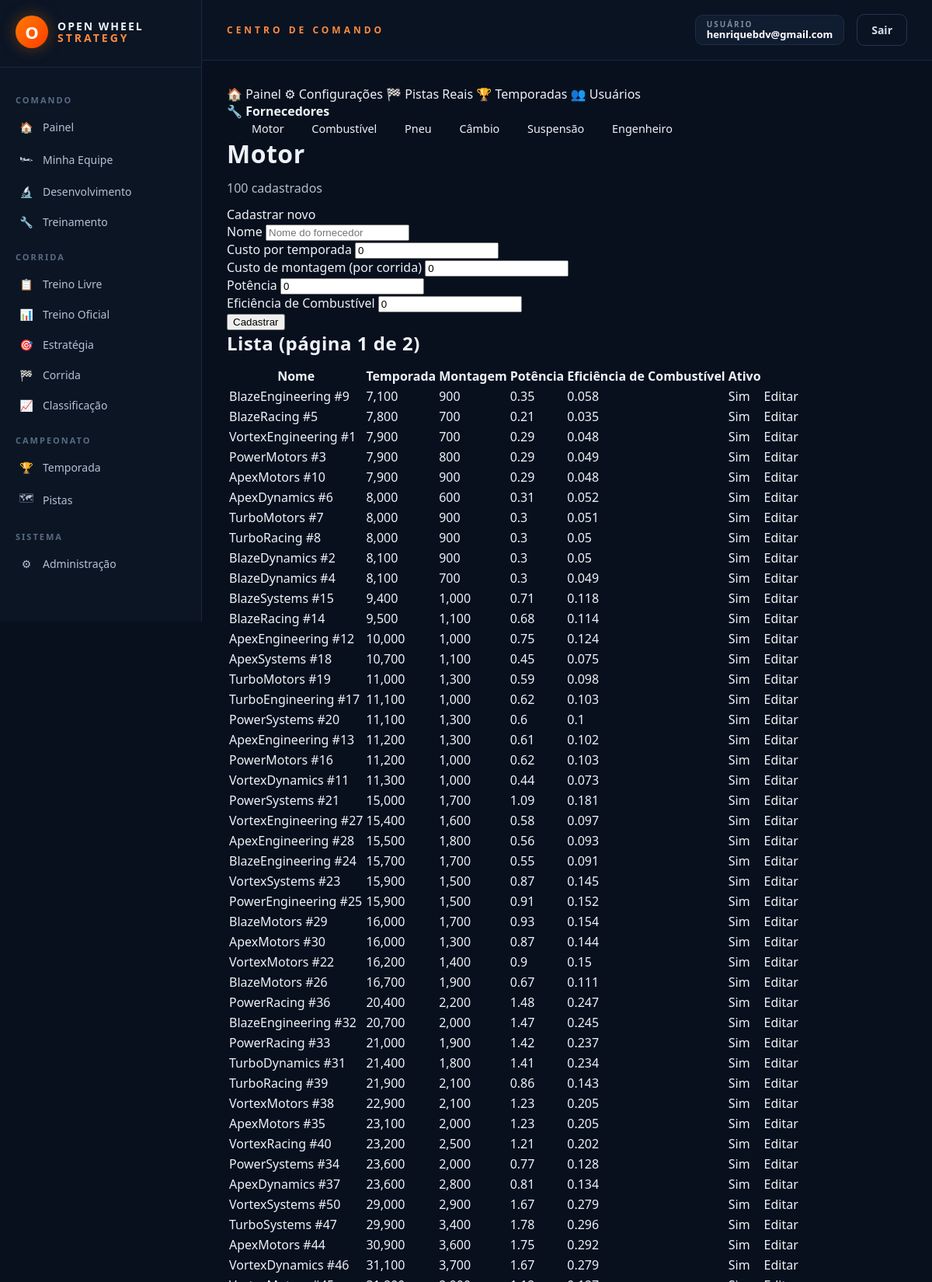
Screenshot of /admin/fornecedores/motor (signed in, upper part) with the database file from the repository.
### models.py (models this page shows, shortened)
class Usuario(db.Model):
    __tablename__ = "usuarios"
    id = db.Column(db.Integer, primary_key=True)
    email = db.Column(db.String(150), unique=True, nullable=False)
    senha_hash = db.Column(db.String(255), nullable=True)
    google_id = db.Column(db.String(255), unique=True, nullable=True)
    eh_admin = db.Column(db.Boolean, default=False)
    criado_em = db.Column(db.DateTime, default=datetime.utcnow)
    grupo = db.Column(db.String(50), nullable=True)
    classe = db.Column(db.String(50), nullable=True)
    equipe = db.relationship("CarroJogador", backref="usuario", uselist=False)

class FornecedorMotor(db.Model):
    __tablename__ = "fornecedores_motor"
    id = db.Column(db.Integer, primary_key=True)
    nome = db.Column(db.String(100), nullable=False)
    custo_temporada = db.Column(db.Float, default=0.0)
    custo_montagem = db.Column(db.Float, default=0.0)
    ativo = db.Column(db.Boolean, default=True)
    potencia = db.Column(db.Float, default=0.0)
    eficiencia_combustivel = db.Column(db.Float, default=0.0)

### app.py (the view, shortened to what this page needs)
@app.route("/admin/fornecedores/<categoria>", methods=["GET", "POST"])
@admin_requerido
def admin_fornecedores(categoria):
    cfg = FORNECEDORES_CONFIG[categoria]
    Model = cfg["model"]
    pagina = int(request.args.get("pagina", 1))
    por_pagina = 50
    total = Model.query.count()
    itens = Model.query.order_by(Model.custo_temporada).offset((pagina - 1) * por_pagina).limit(por_pagina).all()
    total_paginas = max(1, (total + por_pagina - 1) // por_pagina)
    return render_template("admin_fornecedor_lista.html", categoria=categoria, cfg=cfg, itens=itens,
                           pagina=pagina, total_paginas=total_paginas, total=total,
                           categorias_pista=CATEGORIAS_PISTA, categorias_chuva=CATEGORIAS_CHUVA,
                           categoria_fornecedor_atual=categoria)

### app.py (called while the page is built)
@app.context_processor
def injetar_globais():
    usuario_id = session.get("usuario_id")
    usuario = Usuario.query.get(usuario_id) if usuario_id else None
    return {
        "usuario_logado": usuario,
        "categorias_fornecedor": FORNECEDORES_CONFIG,
        "temporada_ativa": Temporada.ativa_atual(),
    }

def admin_requerido(view_func):
    @functools.wraps(view_func)
    def wrapper(*args, **kwargs):
        usuario_id = session.get("usuario_id")
        if not usuario_id:
            return redirect(url_for("login"))
        usuario = Usuario.query.get(usuario_id)
        if not usuario or not usuario.eh_admin:
            return render_template("acesso_negado.html"), 403
        return view_func(*args, **kwargs)
    return wrapper

### models_temporada.py (called while the page is built)
    @classmethod
    def ativa_atual(cls):
        try:
            return cls.query.filter_by(ativa=True).first()
        except (OperationalError, ProgrammingError, NoSuchTableError):
            return None

### templates/admin_fornecedor_lista.html (shortened to what this page needs)
{% extends "admin_base.html" %}
{% set secao_admin = 'fornecedores' %}
{% block admin_content %}
<h1 class="h3">{{ cfg.titulo }}</h1>
<p>{{ total }} cadastrados</p>
<div class="card mb-4">
    <div class="card-header">Cadastrar novo</div>
    <div class="card-body">
        <form method="POST" class="form-ows">
            <div class="mb-3">
                <label for="nome" class="form-label">Nome</label>
                <input id="nome" type="text" name="nome" class="form-control" placeholder="Nome do fornecedor" required>
            </div>
            <div class="mb-3">
                <label for="custo_temporada" class="form-label">Custo por temporada</label>
                <input id="custo_temporada" type="number" name="custo_temporada" step="1000" value="0" class="form-control" required>
            </div>
            <div class="mb-3">
                <label for="custo_montagem" class="form-label">Custo de montagem (por corrida)</label>
                <input id="custo_montagem" type="number" name="custo_montagem" step="100" value="0" class="form-control" required>
            </div>
            {% for campo in cfg.campos %}
            <div class="mb-3">
                <label for="{{ campo.nome }}" class="form-label">{{ campo.label }}</label>
                {% if campo.tipo == 'string' %}
                    {% if campo.nome in ['categoria_pista'] %}
                    <select id="{{ campo.nome }}" name="{{ campo.nome }}" class="form-select">
                        {% for categoria in categorias_pista %}
                        <option value="{{ categoria }}">{{ categoria }}</option>
                        {% endfor %}
                    </select>
                    {% elif campo.nome in ['categoria_chuva'] %}
                    <select id="{{ campo.nome }}" name="{{ campo.nome }}" class="form-select">
                        {% for categoria in categorias_chuva %}
                        <option value="{{ categoria }}">{{ categoria }}</option>
                        {% endfor %}
                    </select>
                    {% else %}
                    <input id="{{ campo.nome }}" type="text" name="{{ campo.nome }}" class="form-control">
                    {% endif %}
                {% else %}
                <input id="{{ campo.nome }}" type="number" step="0.001" name="{{ campo.nome }}" value="0" class="form-control">
                {% endif %}
            </div>
            {% endfor %}
            <button type="submit" class="btn btn-primary">Cadastrar</button>
        </form>
    </div>
</div>
<h2 class="h5">Lista (página {{ pagina }} de {{ total_paginas }})</h2>
<table class="table table-sm">
    <thead>
        <tr>
            <th>Nome</th><th>Temporada</th><th>Montagem</th>
            {% for campo in cfg.campos %}<th>{{ campo.label }}</th>{% endfor %}
            <th>Ativo</th><th></th>
        </tr>
    </thead>
    <tbody>
    {% for item in itens %}
    <tr>
        <td>{{ item.nome }}</td>
        <td>{{ "{:,.0f}".format(item.custo_temporada) }}</td>
        <td>{{ "{:,.0f}".format(item.custo_montagem) }}</td>
        {% for campo in cfg.campos %}<td>{{ item | attr(campo.nome) }}</td>{% endfor %}
        <td>{{ "Sim" if item.ativo else "Não" }}</td>
        <td><a href="{{ url_for('admin_fornecedor_editar', categoria=categoria, item_id=item.id) }}">Editar</a></td>
    </tr>
    {% endfor %}
    </tbody>
</table>
{% endblock %}

### templates/base.html (shortened to what this page needs)
<!DOCTYPE html>
<html lang="pt-br">
<head>
    <link href="{{ url_for('static', filename='css/tema.css') }}" rel="stylesheet">
</head>
<body>
{% if usuario_logado %}
<div class="ows-shell">
    <aside class="ows-sidebar">
        <div class="ows-logo">
            <div class="ows-logo-mark">O</div>
            <div class="ows-logo-text">OPEN WHEEL<br><span>STRATEGY</span></div>
        </div>
        <div class="ows-menu-section">COMANDO</div>
        <a href="{{ url_for('home') }}" class="ows-menu-link {% if request.endpoint == 'home' %}active{% endif %}"><span class="ows-icon">🏠</span> Painel</a>
        <a href="{{ url_for('minha_equipe') }}" class="ows-menu-link {% if request.endpoint == 'minha_equipe' %}active{% endif %}"><span class="ows-icon">🏎</span> Minha Equipe</a>
        <a href="{{ url_for('desenvolvimento_view') }}" class="ows-menu-link {% if request.endpoint == 'desenvolvimento_view' %}active{% endif %}"><span class="ows-icon">🔬</span> Desenvolvimento</a>
        <a href="{{ url_for('treinamento_view') }}" class="ows-menu-link {% if request.endpoint == 'treinamento_view' %}active{% endif %}"><span class="ows-icon">🔧</span> Treinamento</a>
        <div class="ows-menu-section">CORRIDA</div>
        <a href="{{ url_for('treino_livre_view') }}" class="ows-menu-link {% if request.endpoint == 'treino_livre_view' %}active{% endif %}"><span class="ows-icon">📋</span> Treino Livre</a>
        <a href="{{ url_for('treino_oficial_view') }}" class="ows-menu-link {% if request.endpoint == 'treino_oficial_view' %}active{% endif %}"><span class="ows-icon">📊</span> Treino Oficial</a>
        <a href="{{ url_for('estrategia_corrida_view') }}" class="ows-menu-link {% if request.endpoint == 'estrategia_corrida_view' %}active{% endif %}"><span class="ows-icon">🎯</span> Estratégia</a>
        <a href="{{ url_for('corrida_view') }}" class="ows-menu-link {% if request.endpoint == 'corrida_view' %}active{% endif %}"><span class="ows-icon">🏁</span> Corrida</a>
        <a href="{{ url_for('classificacao_view') }}" class="ows-menu-link {% if request.endpoint == 'classificacao_view' %}active{% endif %}"><span class="ows-icon">📈</span> Classificação</a>
        <div class="ows-menu-section">CAMPEONATO</div>
        <a href="{{ url_for('temporada_view') }}" class="ows-menu-link {% if request.endpoint == 'temporada_view' %}active{% endif %}"><span class="ows-icon">🏆</span> Temporada</a>
        <a href="{{ url_for('pistas_reais_view') }}" class="ows-menu-link {% if request.endpoint == 'pistas_reais_view' %}active{% endif %}"><span class="ows-icon">🗺</span> Pistas</a>
        {% if usuario_logado.eh_admin %}
        <div class="ows-menu-section">SISTEMA</div>
        <a href="{{ url_for('admin_dashboard') }}" class="ows-menu-link {% if request.endpoint == 'admin_dashboard' %}active{% endif %}"><span class="ows-icon">⚙</span> Administração</a>
        {% endif %}
    </aside>
    <div class="ows-main">
        <header class="ows-topbar">
            <div class="ows-topbar-title">CENTRO DE COMANDO</div>
            <div class="ows-topbar-right">
                <div class="ows-badge">
                    <div class="ows-badge-label">USUÁRIO</div>
                    <div class="ows-badge-value">{{ usuario_logado.email }}</div>
                </div>
                <a href="{{ url_for('logout') }}" class="ows-btn ows-btn-ghost">Sair</a>
            </div>
        </header>
        <div class="ows-content">
            {% block content %}{% endblock %}
        </div>
    </div>
</div>
{% endif %}
</body>
</html>

### static/css/tema.css (style rules this page uses)
* { box-sizing: border-box; }
html, body { margin: 0; padding: 0; font-family: 'Segoe UI', 'Inter', Tahoma, sans-serif; background: #08101e; color: #eef2f8; min-height: 100vh; }
a { color: inherit; text-decoration: none; }
h1, h2, h3, h4 { margin: 0 0 12px 0; letter-spacing: 0.5px; }
p { margin: 0 0 12px 0; color: #b2bccb; }
.ows-shell { display: flex; min-height: 100vh; }
.ows-sidebar { width: 260px; background: #0b1524; border-right: 1px solid #1a2740; padding: 20px 0 40px 0; position: sticky; top: 0; height: 100vh; overflow-y: auto; }
.ows-logo { display: flex; align-items: center; gap: 12px; padding: 0 20px 24px 20px; border-bottom: 1px solid #1a2740; margin-bottom: 16px; }
.ows-logo-mark { width: 42px; height: 42px; border-radius: 50%; background: linear-gradient(135deg, #ff7a00, #ff3d00); display: flex; align-items: center; justify-content: center; font-weight: 800; font-size: 22px; color: #fff; box-shadow: 0 0 20px rgba(255,120,0,.35); }
.ows-logo-text { font-weight: 800; font-size: 14px; line-height: 1.1; letter-spacing: 2px; }
.ows-logo-text span { color: #ff8a3d; font-weight: 600; letter-spacing: 3px; }
.ows-menu-section { padding: 18px 20px 8px 20px; font-size: 11px; letter-spacing: 2px; color: #5a6a83; font-weight: 700; }
.ows-menu-link { display: flex; align-items: center; gap: 10px; padding: 10px 20px; color: #b6c1d3; font-size: 14px; transition: all .15s ease; border-left: 3px solid transparent; }
.ows-icon { width: 22px; text-align: center; }
.ows-main { flex: 1; min-width: 0; display: flex; flex-direction: column; }
.ows-topbar { display: flex; align-items: center; justify-content: space-between; padding: 18px 32px; background: #0a1322; border-bottom: 1px solid #1a2740; position: sticky; top: 0; z-index: 20; }
.ows-topbar-title { font-size: 12px; letter-spacing: 4px; color: #ff8a3d; font-weight: 700; }
.ows-topbar-right { display: flex; align-items: center; gap: 16px; }
.ows-badge { background: #101c30; border: 1px solid #1e2c47; border-radius: 10px; padding: 6px 14px; line-height: 1.1; }
.ows-badge-label { font-size: 10px; letter-spacing: 2px; color: #7a8aa3; font-weight: 700; }
.ows-badge-value { font-size: 13px; font-weight: 600; color: #fff; }
.ows-content { padding: 32px; flex: 1; }
.ows-btn { display: inline-block; padding: 10px 18px; border-radius: 10px; font-weight: 600; font-size: 14px; cursor: pointer; border: 1px solid transparent; transition: all .15s ease; text-align: center; }
.ows-btn-ghost { background: transparent; color: #d6dcea; border-color: #26344f; }

### rows the page displays
Usuario: email "henriquebdv@gmail.com"
FornecedorMotor: nome "BlazeEngineering #9", custo_temporada "7,100", custo_montagem "900", potencia "0.35" "0.058", ativo "Sim"
FornecedorMotor: nome "BlazeRacing #5", custo_temporada "7,800", custo_montagem "700", potencia "0.21" "0.035", ativo "Sim"
FornecedorMotor: nome "VortexEngineering #1", custo_temporada "7,900", custo_montagem "700", potencia "0.29" "0.048", ativo "Sim"
FornecedorMotor: nome "PowerMotors #3", custo_temporada "7,900", custo_montagem "800", potencia "0.29" "0.049", ativo "Sim"
FornecedorMotor: nome "ApexMotors #10", custo_temporada "7,900", custo_montagem "900", potencia "0.29" "0.048", ativo "Sim"
FornecedorMotor: nome "ApexDynamics #6", custo_temporada "8,000", custo_montagem "600", potencia "0.31" "0.052", ativo "Sim"
FornecedorMotor: nome "TurboMotors #7", custo_temporada "8,000", custo_montagem "900", potencia "0.3" "0.051", ativo "Sim"
FornecedorMotor: nome "TurboRacing #8", custo_temporada "8,000", custo_montagem "900", potencia "0.3" "0.05", ativo "Sim"
FornecedorMotor: nome "BlazeDynamics #2", custo_temporada "8,100", custo_montagem "900", potencia "0.3" "0.05", ativo "Sim"
FornecedorMotor: nome "BlazeDynamics #4", custo_temporada "8,100", custo_montagem "700", potencia "0.3" "0.049", ativo "Sim"
FornecedorMotor: nome "BlazeSystems #15", custo_temporada "9,400", custo_montagem "1,000", potencia "0.71" "0.118", ativo "Sim"
FornecedorMotor: nome "BlazeRacing #14", custo_temporada "9,500", custo_montagem "1,100", potencia "0.68" "0.114", ativo "Sim"
FornecedorMotor: nome "ApexEngineering #12", custo_temporada "10,000", custo_montagem "1,000", potencia "0.75" "0.124", ativo "Sim"
FornecedorMotor: nome "ApexSystems #18", custo_temporada "10,700", custo_montagem "1,100", potencia "0.45" "0.075", ativo "Sim"
FornecedorMotor: nome "TurboMotors #19", custo_temporada "11,000", custo_montagem "1,300", potencia "0.59" "0.098", ativo "Sim"
FornecedorMotor: nome "TurboEngineering #17", custo_temporada "11,100", custo_montagem "1,000", potencia "0.62" "0.103", ativo "Sim"
FornecedorMotor: nome "PowerSystems #20", custo_temporada "11,100", custo_montagem "1,300", potencia "0.6" "0.1", ativo "Sim"
FornecedorMotor: nome "ApexEngineering #13", custo_temporada "11,200", custo_montagem "1,300", potencia "0.61" "0.102", ativo "Sim"
FornecedorMotor: nome "PowerMotors #16", custo_temporada "11,200", custo_montagem "1,000", potencia "0.62" "0.103", ativo "Sim"
FornecedorMotor: nome "VortexDynamics #11", custo_temporada "11,300", custo_montagem "1,000", potencia "0.44" "0.073", ativo "Sim"
FornecedorMotor: nome "PowerSystems #21", custo_temporada "15,000", custo_montagem "1,700", potencia "1.09" "0.181", ativo "Sim"
FornecedorMotor: nome "VortexEngineering #27", custo_temporada "15,400", custo_montagem "1,600", potencia "0.58" "0.097", ativo "Sim"
FornecedorMotor: nome "ApexEngineering #28", custo_temporada "15,500", custo_montagem "1,800", potencia "0.56" "0.093", ativo "Sim"
FornecedorMotor: nome "BlazeEngineering #24", custo_temporada "15,700", custo_montagem "1,700", potencia "0.55" "0.091", ativo "Sim"
FornecedorMotor: nome "VortexSystems #23", custo_temporada "15,900", custo_montagem "1,500", potencia "0.87" "0.145", ativo "Sim"
FornecedorMotor: nome "PowerEngineering #25", custo_temporada "15,900", custo_montagem "1,500", potencia "0.91" "0.152", ativo "Sim"
FornecedorMotor: nome "BlazeMotors #29", custo_temporada "16,000", custo_montagem "1,700", potencia "0.93" "0.154", ativo "Sim"
FornecedorMotor: nome "ApexMotors #30", custo_temporada "16,000", custo_montagem "1,300", potencia "0.87" "0.144", ativo "Sim"
FornecedorMotor: nome "VortexMotors #22", custo_temporada "16,200", custo_montagem "1,400", potencia "0.9" "0.15", ativo "Sim"
FornecedorMotor: nome "BlazeMotors #26", custo_temporada "16,700", custo_montagem "1,900", potencia "0.67" "0.111", ativo "Sim"
FornecedorMotor: nome "PowerRacing #36", custo_temporada "20,400", custo_montagem "2,200", potencia "1.48" "0.247", ativo "Sim"
FornecedorMotor: nome "BlazeEngineering #32", custo_temporada "20,700", custo_montagem "2,000", potencia "1.47" "0.245", ativo "Sim"
FornecedorMotor: nome "PowerRacing #33", custo_temporada "21,000", custo_montagem "1,900", potencia "1.42" "0.237", ativo "Sim"
FornecedorMotor: nome "TurboDynamics #31", custo_temporada "21,400", custo_montagem "1,800", potencia "1.41" "0.234", ativo "Sim"
FornecedorMotor: nome "TurboRacing #39", custo_temporada "21,900", custo_montagem "2,100", potencia "0.86" "0.143", ativo "Sim"
FornecedorMotor: nome "VortexMotors #38", custo_temporada "22,900", custo_montagem "2,100", potencia "1.23" "0.205", ativo "Sim"
FornecedorMotor: nome "ApexMotors #35", custo_temporada "23,100", custo_montagem "2,000", potencia "1.23" "0.205", ativo "Sim"
FornecedorMotor: nome "VortexRacing #40", custo_temporada "23,200", custo_montagem "2,500", potencia "1.21" "0.202", ativo "Sim"
FornecedorMotor: nome "PowerSystems #34", custo_temporada "23,600", custo_montagem "2,000", potencia "0.77" "0.128", ativo "Sim"
FornecedorMotor: nome "ApexDynamics #37", custo_temporada "23,600", custo_montagem "2,800", potencia "0.81" "0.134", ativo "Sim"
FornecedorMotor: nome "VortexSystems #50", custo_temporada "29,000", custo_montagem "2,900", potencia "1.67" "0.279", ativo "Sim"
FornecedorMotor: nome "TurboSystems #47", custo_temporada "29,900", custo_montagem "3,400", potencia "1.78" "0.296", ativo "Sim"
FornecedorMotor: nome "ApexMotors #44", custo_temporada "30,900", custo_montagem "3,600", potencia "1.75" "0.292", ativo "Sim"
FornecedorMotor: nome "VortexDynamics #46", custo_temporada "31,100", custo_montagem "3,700", potencia "1.67" "0.279", ativo "Sim"

### other values shown
{{ cfg.titulo }} "Motor" "Combustível" "Pneu" "Câmbio" "Suspensão" "Engenheiro"
{{ cfg.titulo }} "Motor"
{{ total }} "100"
{{ campo.label }} "Potência" "Eficiência de Combustível"
{{ pagina }} "1"
{{ total_paginas }} "2"
